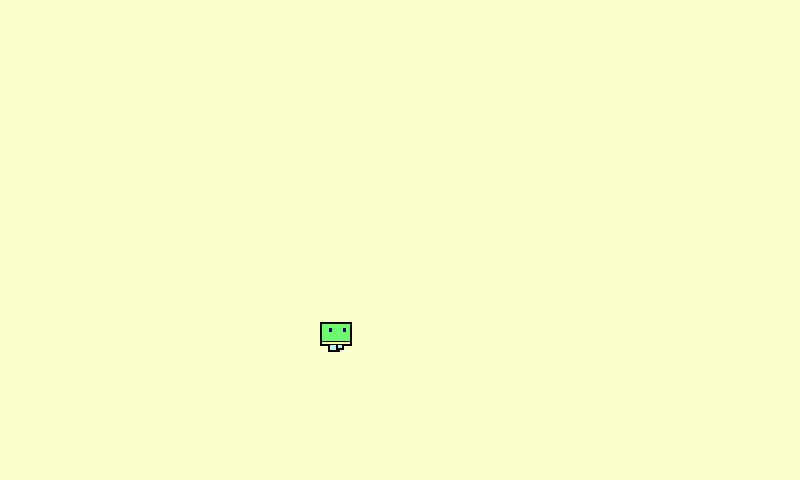

This game map was drawn from its Tiled (.tmx) file and the tilesets committed beside it. A one-line description and the full map source follow:
An orthogonal 25x15 tile map with 32x32 px tiles, 6 tile layers (Layer 0 tiles, Layer 1 underlays tiles, Layer 2 underlays sprites and player, Layer 3 underlays sprites and mobs, ...), 6 tilesets.

<map version="1.0" tiledversion="1.0.3" orientation="orthogonal" renderorder="right-down" width="25" height="15" tilewidth="32" tileheight="32" nextobjectid="1">
 <tileset firstgid="1" name="0" tilewidth="32" tileheight="32" tilecount="800" columns="8">
  <image source="../images/map0Tiles.png" width="256" height="3200" />
 </tileset>
 <tileset firstgid="801" name="1" tilewidth="32" tileheight="32" tilecount="1744" columns="8">
  <image source="../images/map1UnderlaysTiles.png" width="256" height="7000" />
 </tileset>
 <tileset firstgid="2545" name="2" tilewidth="32" tileheight="32" tilecount="64" columns="8">
  <image source="../images/map2UnderlaysSpritesAndPlayer.png" width="256" height="256" />
 </tileset>
 <tileset firstgid="2609" name="3" tilewidth="32" tileheight="32" tilecount="368" columns="8">
  <image source="../images/map3UnderlaysSpritesAndMobs.png" width="256" height="1500" />
 </tileset>
 <tileset firstgid="2977" name="4" tilewidth="32" tileheight="32" tilecount="120" columns="8">
  <image source="../images/map4OverlaysSprites.png" width="256" height="500" />
 </tileset>
 <tileset firstgid="3097" name="5" tilewidth="32" tileheight="32" tilecount="1000" columns="8">
  <image source="../images/map5OverlaysTiles.png" width="256" height="4000" />
 </tileset>
 <layer name="Layer 0 tiles" width="25" height="15">
  <data encoding="csv">
1,1,1,1,1,1,1,1,1,1,1,1,1,1,1,1,1,1,1,1,1,1,1,1,1,
1,1,1,1,1,1,1,1,1,1,1,1,1,1,1,1,1,1,1,1,1,1,1,1,1,
1,1,1,1,1,1,1,1,1,1,1,1,1,1,1,1,1,1,1,1,1,1,1,1,1,
1,1,1,1,1,1,1,1,1,1,1,1,1,1,1,1,1,1,1,1,1,1,1,1,1,
1,1,1,1,1,1,1,1,1,1,1,1,1,1,1,1,1,1,1,1,1,1,1,1,1,
1,1,1,1,1,1,1,1,1,1,1,1,1,1,1,1,1,1,1,1,1,1,1,1,1,
1,1,1,1,1,1,1,1,1,1,1,1,1,1,1,1,1,1,1,1,1,1,1,1,1,
1,1,1,1,1,1,1,1,1,1,1,1,1,1,1,1,1,1,1,1,1,1,1,1,1,
1,1,1,1,1,1,1,1,1,1,1,1,1,1,1,1,1,1,1,1,1,1,1,1,1,
1,1,1,1,1,1,1,1,1,1,1,1,1,1,1,1,1,1,1,1,1,1,1,1,1,
1,1,1,1,1,1,1,1,1,1,1,1,1,1,1,1,1,1,1,1,1,1,1,1,1,
1,1,1,1,1,1,1,1,1,1,1,1,1,1,1,1,1,1,1,1,1,1,1,1,1,
1,1,1,1,1,1,1,1,1,1,1,1,1,1,1,1,1,1,1,1,1,1,1,1,1,
1,1,1,1,1,1,1,1,1,1,1,1,1,1,1,1,1,1,1,1,1,1,1,1,1,
1,1,1,1,1,1,1,1,1,1,1,1,1,1,1,1,1,1,1,1,1,1,1,1,1
</data>
 </layer>
 <layer name="Layer 1 underlays tiles" width="25" height="15">
  <data encoding="csv">
0,0,0,0,0,0,0,0,0,0,0,0,0,0,0,0,0,0,0,0,0,0,0,0,0,
0,0,0,0,0,0,0,0,0,0,0,0,0,0,0,0,0,0,0,0,0,0,0,0,0,
0,0,0,0,0,0,0,0,0,0,0,0,0,0,0,0,0,0,0,0,0,0,0,0,0,
0,0,0,0,0,0,0,0,0,0,0,0,0,0,0,0,0,0,0,0,0,0,0,0,0,
0,0,0,0,0,0,0,0,0,0,0,0,0,0,0,0,0,0,0,0,0,0,0,0,0,
0,0,0,0,0,0,0,0,0,0,0,0,0,0,0,0,0,0,0,0,0,0,0,0,0,
0,0,0,0,0,0,0,0,0,0,0,0,0,0,0,0,0,0,0,0,0,0,0,0,0,
0,0,0,0,0,0,0,0,0,0,0,0,0,0,0,0,0,0,0,0,0,0,0,0,0,
0,0,0,0,0,0,0,0,0,0,0,0,0,0,0,0,0,0,0,0,0,0,0,0,0,
0,0,0,0,0,0,0,0,0,0,0,0,0,0,0,0,0,0,0,0,0,0,0,0,0,
0,0,0,0,0,0,0,0,0,0,0,0,0,0,0,0,0,0,0,0,0,0,0,0,0,
0,0,0,0,0,0,0,0,0,0,0,0,0,0,0,0,0,0,0,0,0,0,0,0,0,
0,0,0,0,0,0,0,0,0,0,0,0,0,0,0,0,0,0,0,0,0,0,0,0,0,
0,0,0,0,0,0,0,0,0,0,0,0,0,0,0,0,0,0,0,0,0,0,0,0,0,
0,0,0,0,0,0,0,0,0,0,0,0,0,0,0,0,0,0,0,0,0,0,0,0,0
</data>
 </layer>
 <layer name="Layer 2 underlays sprites and player" width="25" height="15">
  <data encoding="csv">
0,0,0,0,0,0,0,0,0,0,0,0,0,0,0,0,0,0,0,0,0,0,0,0,0,
0,0,0,0,0,0,0,0,0,0,0,0,0,0,0,0,0,0,0,0,0,0,0,0,0,
0,0,0,0,0,0,0,0,0,0,0,0,0,0,0,0,0,0,0,0,0,0,0,0,0,
0,0,0,0,0,0,0,0,0,0,0,0,0,0,0,0,0,0,0,0,0,0,0,0,0,
0,0,0,0,0,0,0,0,0,0,0,0,0,0,0,0,0,0,0,0,0,0,0,0,0,
0,0,0,0,0,0,0,0,0,0,0,0,0,0,0,0,0,0,0,0,0,0,0,0,0,
0,0,0,0,0,0,0,0,0,0,0,0,0,0,0,0,0,0,0,0,0,0,0,0,0,
0,0,0,0,0,0,0,0,0,0,0,0,0,0,0,0,0,0,0,0,0,0,0,0,0,
0,0,0,0,0,0,0,0,0,0,0,0,0,0,0,0,0,0,0,0,0,0,0,0,0,
0,0,0,0,0,0,0,0,0,0,0,0,0,0,0,0,0,0,0,0,0,0,0,0,0,
0,0,0,0,0,0,0,0,0,0,2545,0,0,0,0,0,0,0,0,0,0,0,0,0,0,
0,0,0,0,0,0,0,0,0,0,0,0,0,0,0,0,0,0,0,0,0,0,0,0,0,
0,0,0,0,0,0,0,0,0,0,0,0,0,0,0,0,0,0,0,0,0,0,0,0,0,
0,0,0,0,0,0,0,0,0,0,0,0,0,0,0,0,0,0,0,0,0,0,0,0,0,
0,0,0,0,0,0,0,0,0,0,0,0,0,0,0,0,0,0,0,0,0,0,0,0,0
</data>
 </layer>
 <layer name="Layer 3 underlays sprites and mobs" width="25" height="15">
  <data encoding="csv">
0,0,0,0,0,0,0,0,0,0,0,0,0,0,0,0,0,0,0,0,0,0,0,0,0,
0,0,0,0,0,0,0,0,0,0,0,0,0,0,0,0,0,0,0,0,0,0,0,0,0,
0,0,0,0,0,0,0,0,0,0,0,0,0,0,0,0,0,0,0,0,0,0,0,0,0,
0,0,0,0,0,0,0,0,0,0,0,0,0,0,0,0,0,0,0,0,0,0,0,0,0,
0,0,0,0,0,0,0,0,0,0,0,0,0,0,0,0,0,0,0,0,0,0,0,0,0,
0,0,0,0,0,0,0,0,0,0,0,0,0,0,0,0,0,0,0,0,0,0,0,0,0,
0,0,0,0,0,0,0,0,0,0,0,0,0,0,0,0,0,0,0,0,0,0,0,0,0,
0,0,0,0,0,0,0,0,0,0,0,0,0,0,0,0,0,0,0,0,0,0,0,0,0,
0,0,0,0,0,0,0,0,0,0,0,0,0,0,0,0,0,0,0,0,0,0,0,0,0,
0,0,0,0,0,0,0,0,0,0,0,0,0,0,0,0,0,0,0,0,0,0,0,0,0,
0,0,0,0,0,0,0,0,0,0,0,0,0,0,0,0,0,0,0,0,0,0,0,0,0,
0,0,0,0,0,0,0,0,0,0,0,0,0,0,0,0,0,0,0,0,0,0,0,0,0,
0,0,0,0,0,0,0,0,0,0,0,0,0,0,0,0,0,0,0,0,0,0,0,0,0,
0,0,0,0,0,0,0,0,0,0,0,0,0,0,0,0,0,0,0,0,0,0,0,0,0,
0,0,0,0,0,0,0,0,0,0,0,0,0,0,0,0,0,0,0,0,0,0,0,0,0
</data>
 </layer>
 <layer name="Layer 4 overlays sprites" width="25" height="15">
  <data encoding="csv">
0,0,0,0,0,0,0,0,0,0,0,0,0,0,0,0,0,0,0,0,0,0,0,0,0,
0,0,0,0,0,0,0,0,0,0,0,0,0,0,0,0,0,0,0,0,0,0,0,0,0,
0,0,0,0,0,0,0,0,0,0,0,0,0,0,0,0,0,0,0,0,0,0,0,0,0,
0,0,0,0,0,0,0,0,0,0,0,0,0,0,0,0,0,0,0,0,0,0,0,0,0,
0,0,0,0,0,0,0,0,0,0,0,0,0,0,0,0,0,0,0,0,0,0,0,0,0,
0,0,0,0,0,0,0,0,0,0,0,0,0,0,0,0,0,0,0,0,0,0,0,0,0,
0,0,0,0,0,0,0,0,0,0,0,0,0,0,0,0,0,0,0,0,0,0,0,0,0,
0,0,0,0,0,0,0,0,0,0,0,0,0,0,0,0,0,0,0,0,0,0,0,0,0,
0,0,0,0,0,0,0,0,0,0,0,0,0,0,0,0,0,0,0,0,0,0,0,0,0,
0,0,0,0,0,0,0,0,0,0,0,0,0,0,0,0,0,0,0,0,0,0,0,0,0,
0,0,0,0,0,0,0,0,0,0,0,0,0,0,0,0,0,0,0,0,0,0,0,0,0,
0,0,0,0,0,0,0,0,0,0,0,0,0,0,0,0,0,0,0,0,0,0,0,0,0,
0,0,0,0,0,0,0,0,0,0,0,0,0,0,0,0,0,0,0,0,0,0,0,0,0,
0,0,0,0,0,0,0,0,0,0,0,0,0,0,0,0,0,0,0,0,0,0,0,0,0,
0,0,0,0,0,0,0,0,0,0,0,0,0,0,0,0,0,0,0,0,0,0,0,0,0
</data>
 </layer>
 <layer name="Layer 5 overlays tiles" width="25" height="15">
  <data encoding="csv">
0,0,0,0,0,0,0,0,0,0,0,0,0,0,0,0,0,0,0,0,0,0,0,0,0,
0,0,0,0,0,0,0,0,0,0,0,0,0,0,0,0,0,0,0,0,0,0,0,0,0,
0,0,0,0,0,0,0,0,0,0,0,0,0,0,0,0,0,0,0,0,0,0,0,0,0,
0,0,0,0,0,0,0,0,0,0,0,0,0,0,0,0,0,0,0,0,0,0,0,0,0,
0,0,0,0,0,0,0,0,0,0,0,0,0,0,0,0,0,0,0,0,0,0,0,0,0,
0,0,0,0,0,0,0,0,0,0,0,0,0,0,0,0,0,0,0,0,0,0,0,0,0,
0,0,0,0,0,0,0,0,0,0,0,0,0,0,0,0,0,0,0,0,0,0,0,0,0,
0,0,0,0,0,0,0,0,0,0,0,0,0,0,0,0,0,0,0,0,0,0,0,0,0,
0,0,0,0,0,0,0,0,0,0,0,0,0,0,0,0,0,0,0,0,0,0,0,0,0,
0,0,0,0,0,0,0,0,0,0,0,0,0,0,0,0,0,0,0,0,0,0,0,0,0,
0,0,0,0,0,0,0,0,0,0,0,0,0,0,0,0,0,0,0,0,0,0,0,0,0,
0,0,0,0,0,0,0,0,0,0,0,0,0,0,0,0,0,0,0,0,0,0,0,0,0,
0,0,0,0,0,0,0,0,0,0,0,0,0,0,0,0,0,0,0,0,0,0,0,0,0,
0,0,0,0,0,0,0,0,0,0,0,0,0,0,0,0,0,0,0,0,0,0,0,0,0,
0,0,0,0,0,0,0,0,0,0,0,0,0,0,0,0,0,0,0,0,0,0,0,0,0
</data>
 </layer>
</map>
